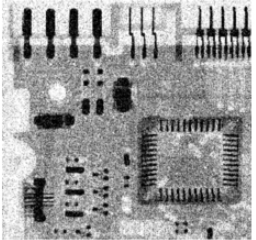
%> input picture homework2/图片/test.png, 256 x 240 px
$ octave --eval "Adaptivefilter;"   (GNU Octave 9; MATLAB toolbox functions it lacks are replaced by stand-ins)
%> lines starting %> are read from the running program, lines starting %| are printed output that depends on the picture; in (x1, y1, x2, y2) boxes, pixels count from 0 and x2, y2 are one past the last pixel; in counts of white or black regions, pixels touching at a corner belong together; the program's own positions count from 1
function [] = Adaptivefilter()
clc;
clear;
f=imread('test.png');
%> f is the input picture: size 240x256x3 uint8; min 0, max 255, mean 152.9
image_gray=rgb2gray(f);%得到灰度图像
ff =image_gray;
ff(:) = 0;
%> ff: size 240x256 uint8; every value is 0
alreadyProcessed = false(size(image_gray));%生成逻辑非的矩阵
% 迭代.
Smax=7;
for k = 3:2:Smax
   zmin = ordfilt2(image_gray, 1, ones(k, k), 'symmetric');
   zmax = ordfilt2(image_gray, k * k, ones(k, k), 'symmetric');
   zmed = medfilt2(image_gray, [k k], 'symmetric');

   processUsingLevelB = (zmed > zmin) & (zmax > zmed) & ...
       ~alreadyProcessed;
   zB = (image_gray > zmin) & (zmax > image_gray);
   outputZxy  = processUsingLevelB & zB;
   outputZmed = processUsingLevelB & ~zB;
   ff(outputZxy) = image_gray(outputZxy);
   ff(outputZmed) = zmed(outputZmed);

   alreadyProcessed = alreadyProcessed | processUsingLevelB;
   if all(alreadyProcessed(:))
      break;
   end
end
%> this loop made 3 passes
%> pass 1, in Adaptivefilter, `zmin = ordfilt2(image_gray, 1, ones(k, k), 'symmetric');`:
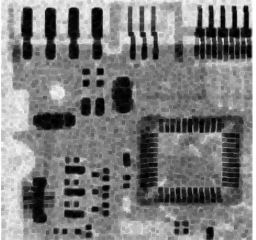
%> zmin: size 240x256 uint8; min 0, max 255, mean 125.2
%> pass 1, in Adaptivefilter, `zmax = ordfilt2(image_gray, k * k, ones(k, k), 'symmetric');`:
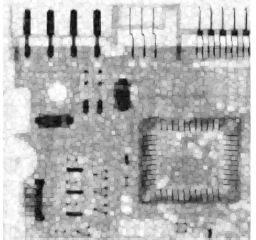
%> zmax: size 240x256 uint8; min 6, max 255, mean 179.5
%> pass 1, in Adaptivefilter, `processUsingLevelB = (zmed > zmin) & (zmax > zmed) & ~alreadyProcessed;`:
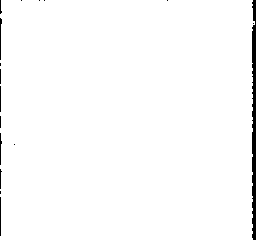
%> processUsingLevelB: size 240x256 logical; 98.2% white; 17 black regions (11 under 20 px), largest, box (x1, y1, x2, y2) and area: (252, 0, 256, 240) 857, (0, 18, 2, 60) 47, (0, 197, 1, 236) 39, (0, 133, 2, 165) 35, (0, 86, 1, 112) 26, (0, 169, 2, 189) 21
%> after the loop:
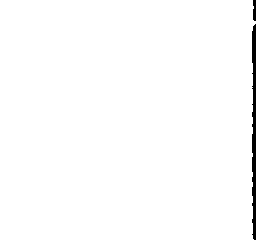
%> alreadyProcessed: size 240x256 logical; 98.7% white; 2 black regions, box (x1, y1, x2, y2) and area: (252, 24, 256, 240) 744, (253, 0, 256, 21) 59
%> after the loop:
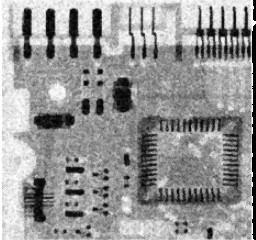
%> ff: size 240x256 uint8; min 0, max 254, mean 149.6
ff(~alreadyProcessed) = zmed(~alreadyProcessed);
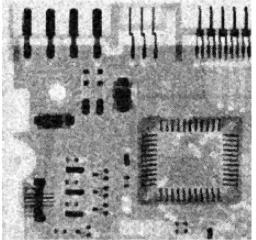
%> ff: size 240x256 uint8; 1.31% of pixels changed, all inside (x1, y1, x2, y2) = (252, 0, 256, 240)
f1=imnoise(image_gray,'salt & pepper',0.3);%添加椒盐噪声后的图像
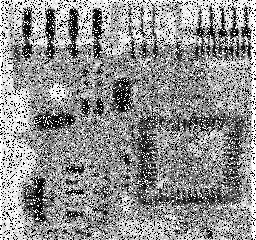
%> f1: size 240x256 uint8; min 0, max 255, mean 145

figure;
imshow(ff);
figure;
imshow(f1);
